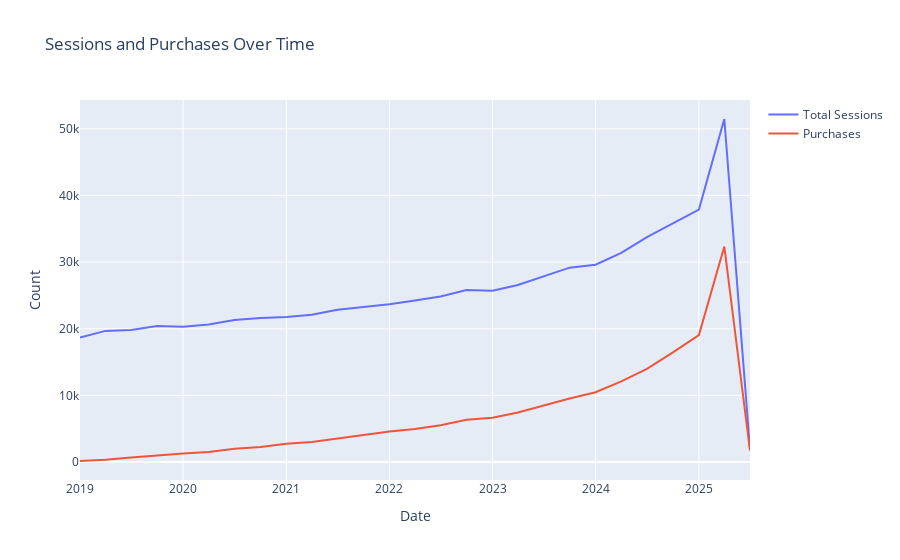

Write notebook code for a chart like this one.
### Code cell
quarterly_stats = dat.groupby('quarter').agg(
    total_sessions=('session_id', 'count'),
    purchases=('purchase_order', lambda x: x.notna().sum())
).reset_index()

fig_session_purchase = go.Figure()
fig_session_purchase.add_trace(go.Scatter(x=quarterly_stats['quarter'], y=quarterly_stats['total_sessions'], mode='lines', name='Total Sessions'))
fig_session_purchase.add_trace(go.Scatter(x=quarterly_stats['quarter'], y=quarterly_stats['purchases'], mode='lines', name='Purchases'))
fig_session_purchase.update_layout(title='Sessions and Purchases Over Time', xaxis_title='Date', yaxis_title='Count')
fig_session_purchase.show()

### Figure 1 — Plotly figure (JSON) as saved in the notebook; plotly's stock layout.template omitted (floating-point values rounded to 4 significant figures)
{"data": [{"mode": "lines", "name": "Total Sessions", "type": "scatter", "x": ["2019-01-01T00:00:00", "2019-04-01T00:00:00", "2019-07-01T00:00:00", "2019-10-01T00:00:00", "2020-01-01T00:00:00", "2020-04-01T00:00:00", "2020-07-01T00:00:00", "2020-10-01T00:00:00", "2021-01-01T00:00:00", "2021-04-01T00:00:00", "2021-07-01T00:00:00", "2021-10-01T00:00:00", "2022-01-01T00:00:00", "2022-04-01T00:00:00", "2022-07-01T00:00:00", "2022-10-01T00:00:00", "2023-01-01T00:00:00", "2023-04-01T00:00:00", "2023-07-01T00:00:00", "2023-10-01T00:00:00", "2024-01-01T00:00:00", "2024-04-01T00:00:00", "2024-07-01T00:00:00", "2024-10-01T00:00:00", "2025-01-01T00:00:00", "2025-04-01T00:00:00", "2025-07-01T00:00:00"], "y": [18675, 19682, 19802, 20415, 20307, 20653, 21311, 21622, 21780, 22117, 22844, 23230, 23666, 24240, 24855, 25829, 25720, 26561, 27845, 29169, 29602, 31378, 33753, 35791, 37887, 51476, 1917]}, {"mode": "lines", "name": "Purchases", "type": "scatter", "x": ["2019-01-01T00:00:00", "2019-04-01T00:00:00", "2019-07-01T00:00:00", "2019-10-01T00:00:00", "2020-01-01T00:00:00", "2020-04-01T00:00:00", "2020-07-01T00:00:00", "2020-10-01T00:00:00", "2021-01-01T00:00:00", "2021-04-01T00:00:00", "2021-07-01T00:00:00", "2021-10-01T00:00:00", "2022-01-01T00:00:00", "2022-04-01T00:00:00", "2022-07-01T00:00:00", "2022-10-01T00:00:00", "2023-01-01T00:00:00", "2023-04-01T00:00:00", "2023-07-01T00:00:00", "2023-10-01T00:00:00", "2024-01-01T00:00:00", "2024-04-01T00:00:00", "2024-07-01T00:00:00", "2024-10-01T00:00:00", "2025-01-01T00:00:00", "2025-04-01T00:00:00", "2025-07-01T00:00:00"], "y": [157, 338, 673, 996, 1275, 1523, 2008, 2264, 2729, 3000, 3519, 3984, 4588, 4962, 5536, 6352, 6649, 7445, 8488, 9531, 10470, 12097, 13990, 16454, 19053, 32339, 1707]}], "layout": {"title": {"text": "Sessions and Purchases Over Time"}, "xaxis": {"title": {"text": "Date"}}, "yaxis": {"title": {"text": "Count"}}}}
